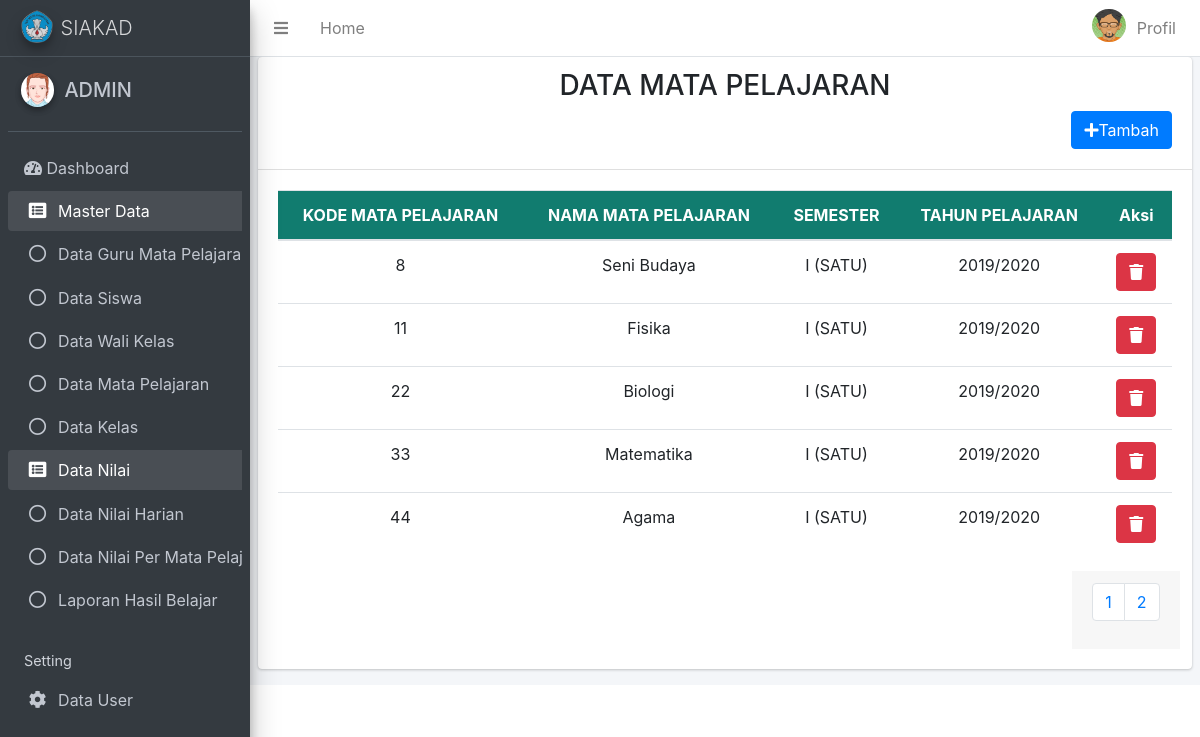
The page /index.php?Halaman=data_mata_pelajaran (signed in) on the database its author committed.
### tables this page shows
CREATE TABLE `data_mapel` (
  `kode_mapel` int(11) NOT NULL,
  `nama_mapel` varchar(30) NOT NULL,
  `semester_mapel` varchar(20) NOT NULL,
  `tahun_pelajaran` varchar(20) NOT NULL
);

### datamapel.php (the view, shortened to what this page needs)
<?php
include 'database.php';
$perpage = 5;
$page = isset($_GET['page']) ? (int) $_GET['page'] : 1;
$start = ($page > 1) ? ($page * $perpage) - $perpage : 0;
$query = "SELECT * FROM data_mapel LIMIT $start,$perpage";
$result2 = mysqli_query($database, $query);
$result = mysqli_query($database, "SELECT * FROM data_mapel");
$total = mysqli_num_rows($result);
$pages = ceil($total / $perpage);
?>
<div class="content-wrapper">
    <section class="content">
        <div class="row">
            <div class="col-sm-12">
                <div class="card">
                    <div class="card-header">
                        <h3 class="text-center">DATA MATA PELAJARAN</h3>
                        <?php if ($_SESSION['login']['level'] == 1) {?>
                        <h3 class="text-right"><a href="index.php?Halaman=tambah_data_mapel" class="btn btn-primary"><i class="fa fa-plus"></i>Tambah</a></h3>
                    <?php } ?>
                    </div>
                    <div class="card-body">
                        <div class="table-responsive">
                            <table class="table table-hover">
                                <thead class="thead">
                                    <tr>
                                        <th>KODE MATA PELAJARAN</th>
                                        <th>NAMA MATA PELAJARAN</th>
                                        <th>SEMESTER</th>
                                        <th>TAHUN PELAJARAN</th>
                                        <?php if ($_SESSION['login']['level'] == 1) {?>
                                        <th>Aksi</th>
                                    <?php } ?>
                                    </tr>
                                </thead>
                                <tbody>
                                    <?php
                                    while ($data = mysqli_fetch_assoc($result2)) {;
                                    ?>
                                        <tr>
                                            <td><?php echo $data['kode_mapel'] ?></td>
                                            <td><?php echo $data['nama_mapel'] ?></td>
                                            <td><?php echo $data['semester_mapel'] ?></td>
                                            <td><?php echo $data['tahun_pelajaran'] ?></td>
                                            <?php if ($_SESSION['login']['level'] == 1) {?>
                                            <td>
                                                <a href="index.php?Halaman=hapus_data_mapel&id=<?php echo $data['kode_mapel']; ?>" class="btn btn-danger"><span class="fa fa-trash"></span></a>
                                            </td>
                                        <?php } ?>
                                        </tr>
                                    <?php
                                    }; ?>
                                </tbody>
                            </table>
                        </div>
                        <div class="row justify-content-end">
                            <div class="card-footer">
                                <nav>
                                    <ul class="pagination">
                                        <?php for ($i = 1; $i <= $pages; $i++) { ?>
                                            <li class="page-item">
                                                <a class="page-link" href="index.php?Halaman=data_mata_pelajaran&page=<?= $i ?>"><?= $i ?></a>
                                            </li>
                                        <?php } ?>
                                    </ul>
                                </nav>
                            </div>
                        </div>
                    </div>
                </div>
            </div>
        </div>
    </section>
</div>

### index.php (style rules this page uses)
thead { background-color: #117c6f; color: white; }
th { text-align: center; }
td { text-align: center; }

### rows shown on the page
data_mapel: kode_mapel "8", nama_mapel "Seni Budaya", semester_mapel "I (SATU)", tahun_pelajaran "2019/2020"
data_mapel: kode_mapel "11", nama_mapel "Fisika", semester_mapel "I (SATU)", tahun_pelajaran "2019/2020"
data_mapel: kode_mapel "22", nama_mapel "Biologi", semester_mapel "I (SATU)", tahun_pelajaran "2019/2020"
data_mapel: kode_mapel "33", nama_mapel "Matematika", semester_mapel "I (SATU)", tahun_pelajaran "2019/2020"
data_mapel: kode_mapel "44", nama_mapel "Agama", semester_mapel "I (SATU)", tahun_pelajaran "2019/2020"

### other values the page prints
$_SESSION['admin'] "ADMIN"
